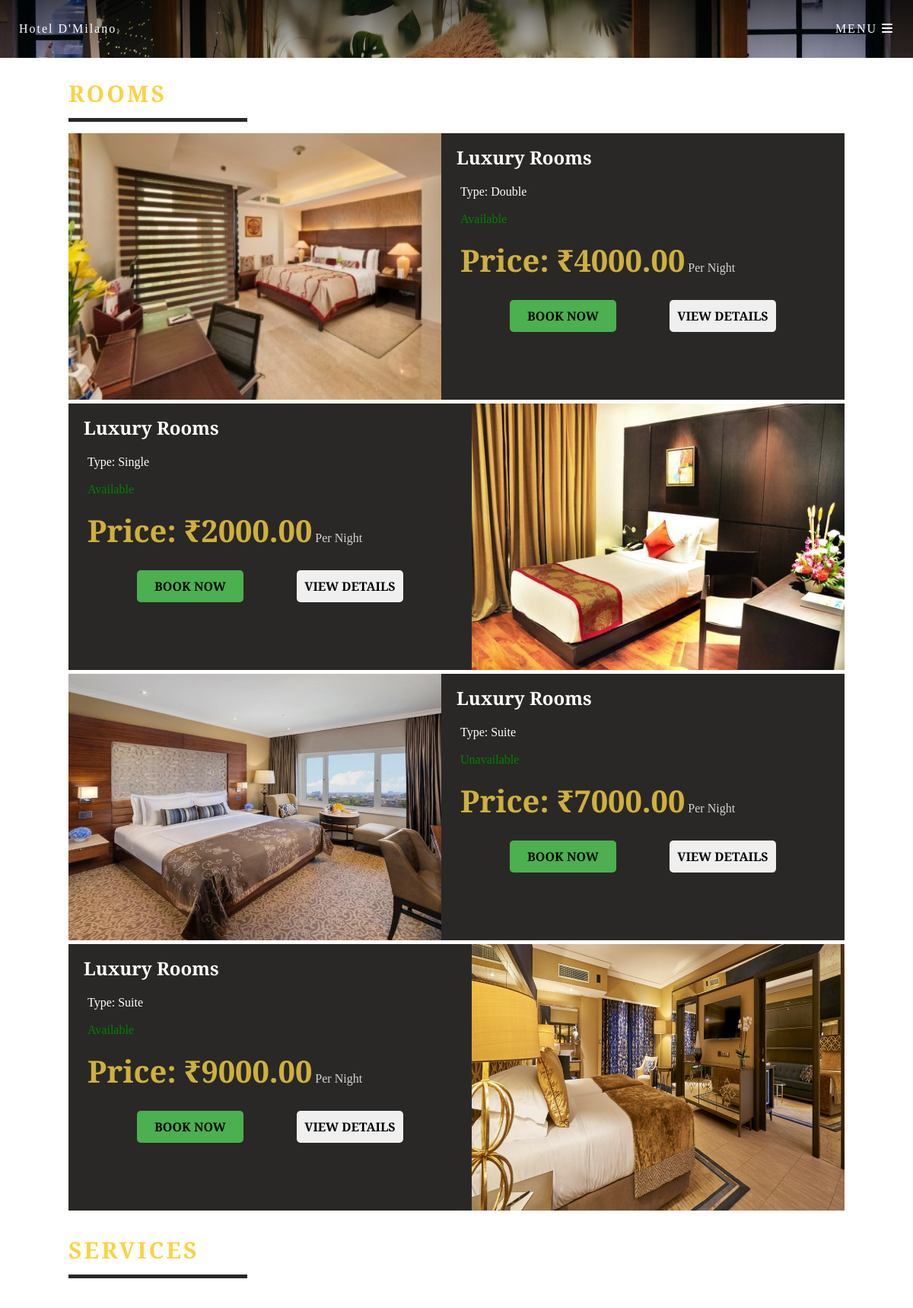
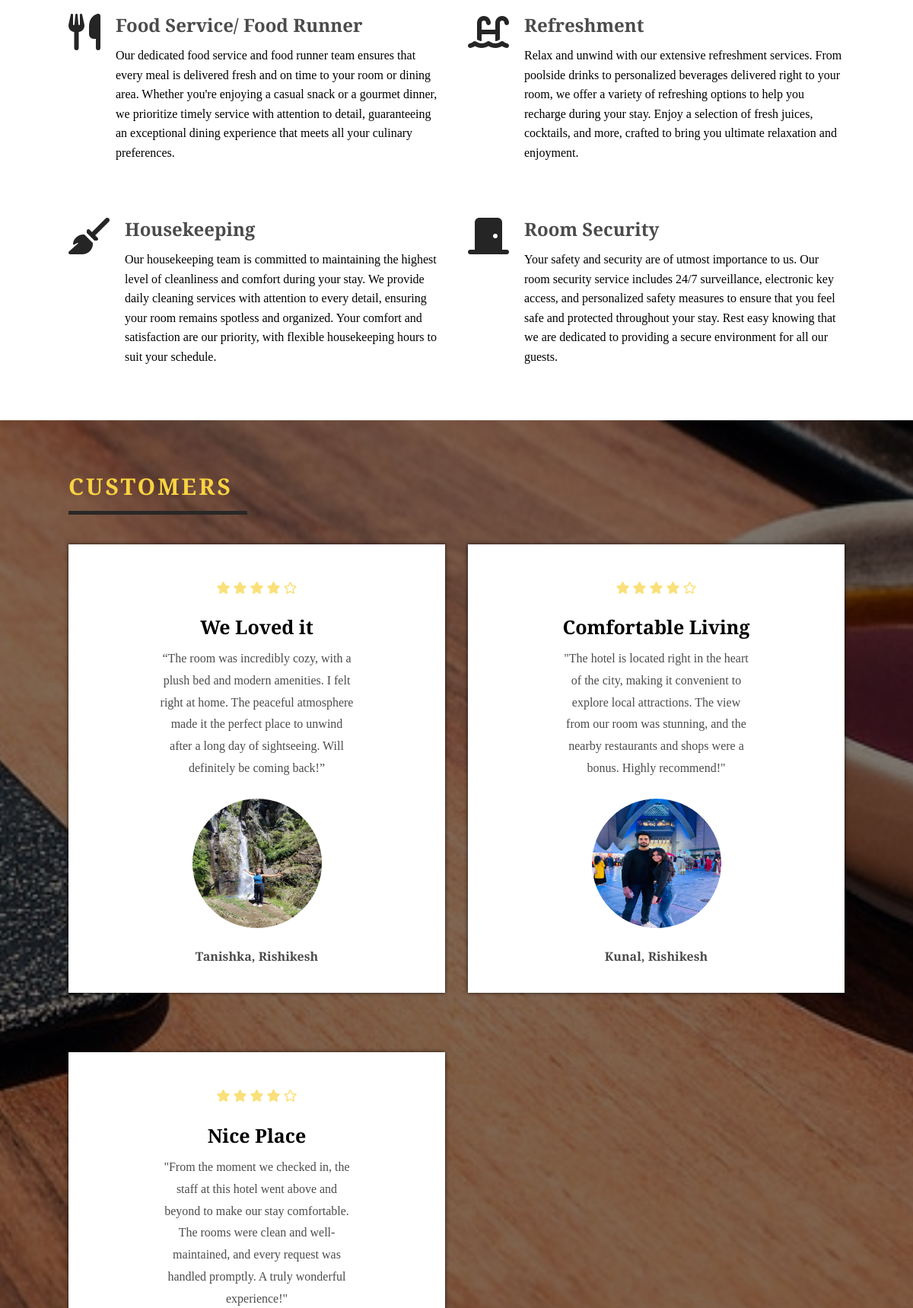
/rooms/ (upper part), run on the app's committed database (2 pictures, top to bottom).
### rooms/models.py (models this page shows, shortened)
class Room(models.Model):
    ROOM_TYPES = (
        ('Single', 'Single'),
        ('Double', 'Double'),
        ('Suite', 'Suite'),
    )
    room_number = models.CharField(max_length=10)
    room_type = models.CharField(max_length=10, choices=ROOM_TYPES)
    price = models.DecimalField(max_digits=6, decimal_places=2)
    photo = models.ImageField(upload_to='room_photos/',null=True, blank=True)
    amenities = models.TextField(null=True, blank=True)
    description = models.TextField(null=True, blank=True)
    is_available = models.BooleanField(default=True)

### rooms/views.py (the view)
# urls.py: path('', views.room_list, name='room_list'),
def room_list(request):
    rooms = Room.objects.all()
    return render(request, '../templates/rooms/room_list.html', {'rooms': rooms})

### templates/rooms/room_list.html (shortened to what this page needs)
{% extends 'base.html' %}
{% block content %}
    <div class="room-list">
        <section class = "rooms sec-width" id = "rooms">
            <div class = "title">
                <h4>rooms</h4>
            </div>
            <div class = "rooms-container">
            {% for room in rooms %}
                <article class = "room">
                    {% if room.photo %}
                         <div class = "room-image">
                            <img src="{{ room.photo.url }}" alt="Room Photo" >
                        </div>
                    {% endif %}
                    <div class = "room-text">
                        <h3>Luxury Rooms</h3>
                        <p>Type: {{ room.room_type }}</p>
                        <p style="color: green">{% if room.is_available %}Available{% else %}Unavailable{% endif %}</p>
                        <p class = "rate">
                            <span>Price: ₹{{ room.price }}</span> Per Night
                        </p>
                    <div>
                        <a href="{% url 'create_booking'  %}"><button type = "button" class = "btn" style="background: #4CAF50">Book Now</button></a>
                        <a href="{% url 'room_detail' room.id %}"><button type = "button" class = "btn">View Details</button></a>
                    </div>
                    </div>
                </article>
            {% endfor %}
            </div>
        </section>
    </div>
{% endblock %}

### rooms/static/style.css (style rules this page uses)
body { font-family: Arial, sans-serif; }
a { text-decoration: none; color: inherit; }
.room-list { display: flex; flex-wrap: wrap; justify-content: center; }

### rooms/static/main.css (style rules this page uses)
:root { --transition: all 0.7s ease; --yellow: #f9d342; --dark: #292826; }
* { box-sizing: border-box; padding: 0; margin: 0; font-family: 'Playfair Display', serif; }
html { scroll-behavior: smooth; }
body { line-height: 1.6; }
.btn { font-size: 16px; text-transform: uppercase; font-weight: 600; border: none; border-radius: 5px; padding: 10px; width: 140px; display: block; margin: 15px auto; cursor: pointer; transition: var(--transition); }
h1, h2, h3, h4, h5, h6 { padding: 8px 0; }
a { text-decoration: none; color: inherit; }
img { width: 100%; display: block; }
.title { text-transform: uppercase; letter-spacing: 3px; font-size: 30px; color: var(--yellow); border-bottom: 5px solid var(--dark); width: 235px; margin: 15px 0; }
.sec-width { width: 85vw; margin: 0 auto!important; }
.rooms { margin: 40px 0; }
.room { margin: 45px 0; padding-bottom: 25px; background: var(--dark); color: #fff; }
.room-text { padding: 5px 20px; }
.room-text p { padding: 5px; }
.room-text h3 { font-size: 24px; }
.room-text div { display: flex; justify-content: space-evenly; }
.rate { opacity: 0.8; }
.rate span { font-size: 40px; font-weight: 900; color: var(--yellow); }
.room-image { overflow: hidden; }
.room-image img { transition: var(--transition); }
@media (min-width: 900px) { .rooms-container { flex-direction: column; } }
@media (min-width: 900px) { .room { display: flex; height: 350px; padding-bottom: 0; margin: 5px 0; } }
@media (min-width: 900px) { .room-image { flex: 1; } }
@media (min-width: 900px) { .room-image img { height: 100%; } }
@media (min-width: 900px) { .room-text { flex: 1; } }
@media (min-width: 900px) { .room:nth-child(even) { flex-direction: row-reverse; } }

### data on the page
Room: photo (picture), room_type "Double", is_available "Available", price "4000.00"
Room: photo (picture), room_type "Single", is_available "Available", price "2000.00"
Room: photo (picture), room_type "Suite", is_available "Unavailable", price "7000.00"
Room: photo (picture), room_type "Suite", is_available "Available", price "9000.00"
